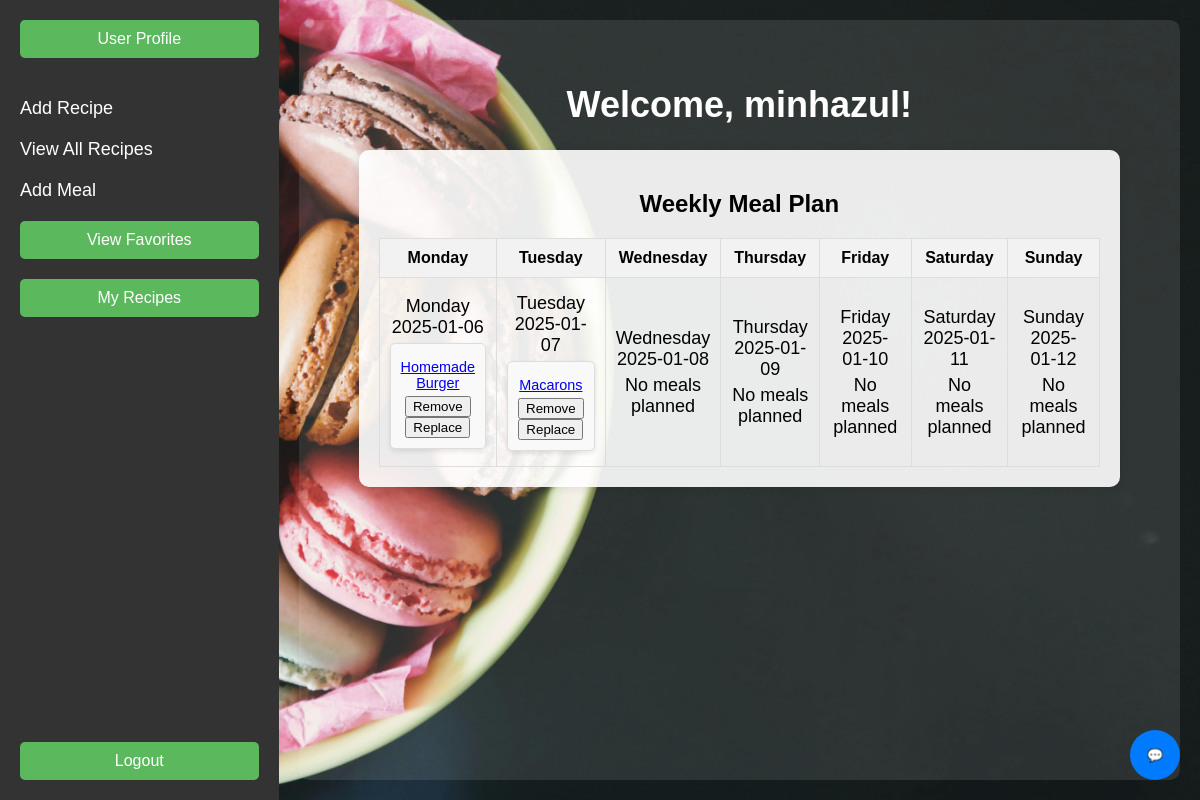
Page /dashboard (signed in) on the committed database.
### MyChef/models.py (models this page shows)
class User(db.Model, UserMixin):
    id = db.Column(db.Integer, primary_key=True)
    email = db.Column(db.String(150), unique=True, nullable=False)
    first_name = db.Column(db.String(150), nullable=False)
    password = db.Column(db.String(150), nullable=False)
    date_created = db.Column(db.DateTime(timezone=True), default=func.now())
    profile_picture = db.Column(db.String(150), nullable=True, default="default.png")
    allergies = db.Column(db.String(150), nullable=True)
    diet_preference = db.Column(db.String(50), nullable=True)
    health_issues = db.Column(db.String(150), nullable=True)
    meal_plans = db.relationship('MealPlan', back_populates='user')
    recipes = db.relationship('Recipe', back_populates='user')

class MealPlan(db.Model):
    id = db.Column(db.Integer, primary_key=True)
    name = db.Column(db.String(100))
    date = db.Column(db.Date)
    user_id = db.Column(db.Integer, db.ForeignKey('user.id'), nullable=False)
    recipe_id = db.Column(db.Integer, db.ForeignKey('recipe.id'), nullable=False)  # Foreign key to Recipe
    user = db.relationship('User', back_populates='meal_plans')
    recipe = db.relationship('Recipe', back_populates='meal_plans')

class Recipe(db.Model):
    id = db.Column(db.Integer, primary_key=True)
    name = db.Column(db.String(150), nullable=False)
    description = db.Column(db.Text, nullable=True)
    cuisine = db.Column(db.String(100), nullable=True)
    image = db.Column(db.String(150), nullable=True)
    rating = db.Column(db.Integer, default=0)
    date_created = db.Column(db.DateTime(timezone=True), default=func.now())
    user_id = db.Column(db.Integer, db.ForeignKey('user.id'), nullable=False)
    reviews = db.relationship('Review', backref='reviews_in_recipe', cascade='all, delete-orphan')
    ingredients = db.relationship('Ingredient', backref='recipe', cascade='all, delete-orphan')
    instructions = db.relationship('Instruction', backref='recipe', cascade='all, delete-orphan')
    meal_plans = db.relationship('MealPlan', back_populates='recipe')
    tags = db.relationship('Tag', secondary='recipe_tags', backref=db.backref('tags_in_recipe', lazy='dynamic'))
    user = db.relationship('User', back_populates='recipes')

### MyChef/views.py (the view)
@views.route('/dashboard')
@login_required
def user_dashboard():
    today = datetime.today()
    start_of_week = today - timedelta(days=today.weekday())
    meal_plans = MealPlan.query.filter_by(user_id=current_user.id).all()
    weekly_meals = [
        {
            'day': start_of_week + timedelta(days=day),
            'meals': [meal for meal in meal_plans if meal.date == (start_of_week + timedelta(days=day)).date()]
        }
        for day in range(7)
    ]
    return render_template('dashboard.html', weekly_meals=weekly_meals, start_of_week=start_of_week)

### MyChef/__init__.py (called while the page is built)
def create_app():
    app = Flask(__name__)
    app.config['SECRET_KEY'] = 'ishannnnnnnnnnnnnn'  # Secret key for sessions
    app.config['SQLALCHEMY_DATABASE_URI'] = f'sqlite:///{DB_NAME}'  # SQLite database URI
    app.config['SQLALCHEMY_TRACK_MODIFICATIONS'] = False  # Disable modification tracking to save resources
    db.init_app(app)
    migrate.init_app(app, db)
    from .views import views
    from .auth import auth
    app.register_blueprint(views, url_prefix='/')
    app.register_blueprint(auth, url_prefix='/')
    login_manager = LoginManager()
    login_manager.login_view = 'auth.login'  # Redirect to login page if not logged in
    login_manager.init_app(app)
    from .models import User  # Import inside the function to avoid circular import
    @login_manager.user_loader
    def load_user(id):
        return User.query.get(int(id))
    create_database(app)
    return app

### MyChef/templates/dashboard.html (shortened to what this page needs)
<!DOCTYPE html>
<html lang="en">
<head>
  <link rel="stylesheet" href="{{ url_for('static', filename='css/dashboard.css') }}">
</head>
<body>
  {% include 'chatbot.html' %}
  <div class="container">
    <div class="sidebar">
      <div class="profile-btn">
        <a href="{{ url_for('auth.edit_profile') }}">
          <button class="btn">User Profile</button>
        </a>
      </div>
      <div class="menu">
        <ul>
          <li><a href="{{ url_for('views.add_recipe') }}">Add Recipe</a></li>
          <li><a href="{{ url_for('views.recipes') }}">View All Recipes</a></li>
          <li><a href="{{ url_for('views.add_meal') }}">Add Meal</a></li>
          <li><a href="{{ url_for('views.favorites') }}">
            <button class="btn">View Favorites</button>
          </a></li>
          <li>
            <a href="{{ url_for('views.my_recipes') }}">
                <button class="btn">My Recipes</button>
            </a>
          </li>
        </ul>
      </div>
      <div class="logout-btn">
        <a href="{{ url_for('auth.logout') }}">
          <button class="btn">Logout</button>
        </a>
      </div>
    </div>
    <div class="main-content">
      <h1>Welcome, {{ current_user.first_name }}!</h1>
      <div class="meal-plan-box">
        <h2>Weekly Meal Plan</h2>
        <div class="calendar">
          <table>
            <tr>
              <th>Monday</th>
              <th>Tuesday</th>
              <th>Wednesday</th>
              <th>Thursday</th>
              <th>Friday</th>
              <th>Saturday</th>
              <th>Sunday</th>
            </tr>
            <tr>
              {% for day_info in weekly_meals %}
              <td>
                <p>{{ day_info.day.strftime('%A') }}<br>{{ day_info.day.strftime('%Y-%m-%d') }}</p>
                {% if day_info.meals %}
                  {% for meal in day_info.meals %}
                    <div class="meal-box">
                      <p>
                        <a href="{{ url_for('views.recipe_details', recipe_id=meal.recipe.id) }}">
                          {{ meal.recipe.name }}
                        </a>
                      </p>
                      <button onclick="removeMeal({{ meal.id }}, '{{ day_info.day.strftime('%Y-%m-%d') }}')">Remove</button>
                      <button onclick="replaceMeal({{ meal.id }}, '{{ day_info.day.strftime('%Y-%m-%d') }}')">Replace</button>
                    </div>
                  {% endfor %}
                {% else %}
                  <p>No meals planned</p>
                {% endif %}
              </td>
              {% endfor %}
            </tr>
          </table>
        </div>
      </div>
    </div>
  </div>
</body>
</html>

### MyChef/static/css/dashboard.css (style rules this page uses)
.container { display: flex; width: 100%; height: 100vh; }
.sidebar { width: 250px; background-color: #333; color: white; display: flex; flex-direction: column; justify-content: space-between; padding: 20px; }
.sidebar .profile-btn { margin-bottom: 20px; }
.sidebar .btn { background-color: #5cb85c; color: white; border: none; padding: 10px; width: 100%; font-size: 16px; border-radius: 5px; cursor: pointer; }
.sidebar .menu ul { list-style-type: none; padding: 0; }
.sidebar .menu li { margin: 20px 0; }
.sidebar .menu a { color: white; text-decoration: none; font-size: 18px; }
.logout-btn { margin-top: auto; }
.main-content { flex-grow: 1; padding: 40px; background-color: rgba(255, 255, 255, 0.1); border-radius: 10px; margin: 20px; box-shadow: 0 4px 10px rgba(0, 0, 0, 0.00); text-align: center; }
h1 { font-size: 36px; color: #ffffff; }
p { font-size: 18px; color: #000000; }
.meal-plan-box { width: 90%; max-width: 800px; margin: 20px auto; padding: 20px; background-color: rgba(255, 255, 255, 0.9); border-radius: 10px; box-shadow: 0 0 10px rgba(0, 0, 0, 0.1); max-height: 400px; overflow-y: auto; }
.meal-box { padding: 10px; background-color: #f0f8ff; border-radius: 5px; margin: 5px 0; }
.meal-box p { font-size: 14px; color: #333; margin: 0; }
.calendar { width: 100%; margin-top: 20px; }
.calendar table { width: 100%; border-collapse: collapse; }
.calendar th, .calendar td { border: 1px solid #ddd; padding: 10px; text-align: center; width: 14.28%; }
.calendar td p { margin: 5px 0; }
.calendar th { background-color: #f2f2f2; font-weight: bold; }
.meal-box { border: 1px solid #ddd; padding: 10px; margin: 5px 0; border-radius: 5px; box-shadow: 0 2px 5px rgba(0, 0, 0, 0.1); background-color: #f9f9f9; }
.meal-box p { color: #555; font-size: 0.9em; }

### rows in the picture
User: first_name "minhazul"
MealPlan: recipe.name "Homemade Burger"
MealPlan: recipe.name "Macarons"

### other values in the picture
{{ day_info.day.strftime('%A') }} "Monday" "Tuesday" "Wednesday" "Thursday" "Friday" "Saturday" "Sunday"
{{ day_info.day.strftime('%Y-%m-%d') }} "2025-01-06" "2025-01-07" "2025-01-08" "2025-01-09" "2025-01-10" "2025-01-11" "2025-01-12"
